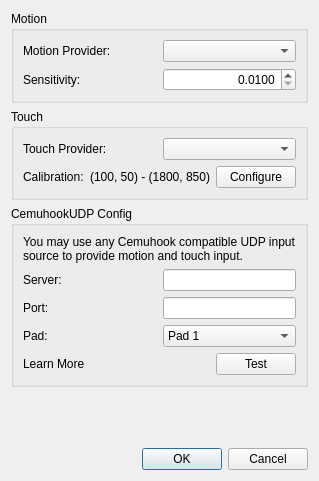
<?xml version="1.0" encoding="UTF-8"?>
<ui version="4.0">
 <class>ConfigureMotionTouch</class>
 <widget class="QDialog" name="ConfigureMotionTouch">
  <property name="windowTitle">
   <string>Configure Motion / Touch</string>
  </property>
  <layout class="QVBoxLayout">
   <item>
    <widget class="QGroupBox" name="motion_group_box">
     <property name="title">
      <string>Motion</string>
     </property>
     <layout class="QVBoxLayout">
      <item>
       <layout class="QHBoxLayout">
        <item>
         <widget class="QLabel" name="motion_provider_label">
          <property name="text">
           <string>Motion Provider:</string>
          </property>
         </widget>
        </item>
        <item>
         <widget class="QComboBox" name="motion_provider"/>
        </item>
       </layout>
      </item>
      <item>
       <layout class="QHBoxLayout">
        <item>
         <widget class="QLabel" name="motion_sensitivity_label">
          <property name="text">
           <string>Sensitivity:</string>
          </property>
         </widget>
        </item>
        <item>
         <widget class="QDoubleSpinBox" name="motion_sensitivity">
          <property name="alignment">
           <set>Qt::AlignRight|Qt::AlignTrailing|Qt::AlignVCenter</set>
          </property>
          <property name="decimals">
           <number>4</number>
          </property>
          <property name="minimum">
           <double>0.010000000000000</double>
          </property>
          <property name="maximum">
           <double>10.000000000000000</double>
          </property>
          <property name="singleStep">
           <double>0.001000000000000</double>
          </property>
          <property name="value">
           <double>0.010000000000000</double>
          </property>
         </widget>
        </item>
       </layout>
      </item>
     </layout>
    </widget>
   </item>
   <item>
    <widget class="QGroupBox" name="touch_group_box">
     <property name="title">
      <string>Touch</string>
     </property>
     <layout class="QVBoxLayout">
      <item>
       <layout class="QHBoxLayout">
        <item>
         <widget class="QLabel" name="touch_provider_label">
          <property name="text">
           <string>Touch Provider:</string>
          </property>
         </widget>
        </item>
        <item>
         <widget class="QComboBox" name="touch_provider"/>
        </item>
       </layout>
      </item>
      <item>
       <layout class="QHBoxLayout">
        <item>
         <widget class="QLabel" name="touch_calibration_label">
          <property name="text">
           <string>Calibration:</string>
          </property>
         </widget>
        </item>
        <item>
         <widget class="QLabel" name="touch_calibration">
          <property name="text">
           <string>(100, 50) - (1800, 850)</string>
          </property>
          <property name="alignment">
           <set>Qt::AlignRight|Qt::AlignTrailing|Qt::AlignVCenter</set>
          </property>
         </widget>
        </item>
        <item>
         <widget class="QPushButton" name="touch_calibration_config">
          <property name="sizePolicy">
           <sizepolicy hsizetype="Maximum" vsizetype="Fixed">
            <horstretch>0</horstretch>
            <verstretch>0</verstretch>
           </sizepolicy>
          </property>
          <property name="text">
           <string>Configure</string>
          </property>
         </widget>
        </item>
       </layout>
      </item>
     </layout>
    </widget>
   </item>
   <item>
    <widget class="QGroupBox" name="udp_config_group_box">
     <property name="title">
      <string>CemuhookUDP Config</string>
     </property>
     <layout class="QVBoxLayout">
      <item>
       <widget class="QLabel" name="udp_help">
        <property name="text">
         <string>You may use any Cemuhook compatible UDP input source to provide motion and touch input.</string>
        </property>
        <property name="alignment">
         <set>Qt::AlignLeading|Qt::AlignLeft|Qt::AlignTop</set>
        </property>
        <property name="wordWrap">
         <bool>true</bool>
        </property>
       </widget>
      </item>
      <item>
       <layout class="QHBoxLayout">
        <item>
         <widget class="QLabel" name="udp_server_label">
          <property name="text">
           <string>Server:</string>
          </property>
         </widget>
        </item>
        <item>
         <widget class="QLineEdit" name="udp_server">
          <property name="sizePolicy">
           <sizepolicy hsizetype="Minimum" vsizetype="Fixed">
            <horstretch>0</horstretch>
            <verstretch>0</verstretch>
           </sizepolicy>
          </property>
         </widget>
        </item>
       </layout>
      </item>
      <item>
       <layout class="QHBoxLayout">
        <item>
         <widget class="QLabel" name="udp_port_label">
          <property name="text">
           <string>Port:</string>
          </property>
         </widget>
        </item>
        <item>
         <widget class="QLineEdit" name="udp_port">
          <property name="sizePolicy">
           <sizepolicy hsizetype="Minimum" vsizetype="Fixed">
            <horstretch>0</horstretch>
            <verstretch>0</verstretch>
           </sizepolicy>
          </property>
         </widget>
        </item>
       </layout>
      </item>
      <item>
       <layout class="QHBoxLayout">
        <item>
         <widget class="QLabel" name="udp_pad_index_label">
          <property name="text">
           <string>Pad:</string>
          </property>
         </widget>
        </item>
        <item>
         <widget class="QComboBox" name="udp_pad_index">
          <item>
           <property name="text">
            <string>Pad 1</string>
           </property>
          </item>
          <item>
           <property name="text">
            <string>Pad 2</string>
           </property>
          </item>
          <item>
           <property name="text">
            <string>Pad 3</string>
           </property>
          </item>
          <item>
           <property name="text">
            <string>Pad 4</string>
           </property>
          </item>
         </widget>
        </item>
       </layout>
      </item>
      <item>
       <layout class="QHBoxLayout">
        <item>
         <widget class="QLabel" name="udp_learn_more">
          <property name="text">
           <string>Learn More</string>
          </property>
         </widget>
        </item>
        <item>
         <widget class="QPushButton" name="udp_test">
          <property name="sizePolicy">
           <sizepolicy hsizetype="Maximum" vsizetype="Fixed">
            <horstretch>0</horstretch>
            <verstretch>0</verstretch>
           </sizepolicy>
          </property>
          <property name="text">
           <string>Test</string>
          </property>
         </widget>
        </item>
       </layout>
      </item>
     </layout>
    </widget>
   </item>
   <item>
    <spacer>
     <property name="orientation">
      <enum>Qt::Vertical</enum>
     </property>
     <property name="sizeHint" stdset="0">
      <size>
       <width>167</width>
       <height>55</height>
      </size>
     </property>
    </spacer>
   </item>
   <item>
    <widget class="QDialogButtonBox" name="buttonBox">
     <property name="standardButtons">
      <set>QDialogButtonBox::Cancel|QDialogButtonBox::Ok</set>
     </property>
    </widget>
   </item>
  </layout>
 </widget>
 <resources/>
 <connections>
  <connection>
   <sender>buttonBox</sender>
   <signal>accepted()</signal>
   <receiver>ConfigureMotionTouch</receiver>
   <slot>ApplyConfiguration()</slot>
   <hints>
    <hint type="sourcelabel">
     <x>220</x>
     <y>380</y>
    </hint>
    <hint type="destinationlabel">
     <x>220</x>
     <y>200</y>
    </hint>
   </hints>
  </connection>
 </connections>
</ui>
